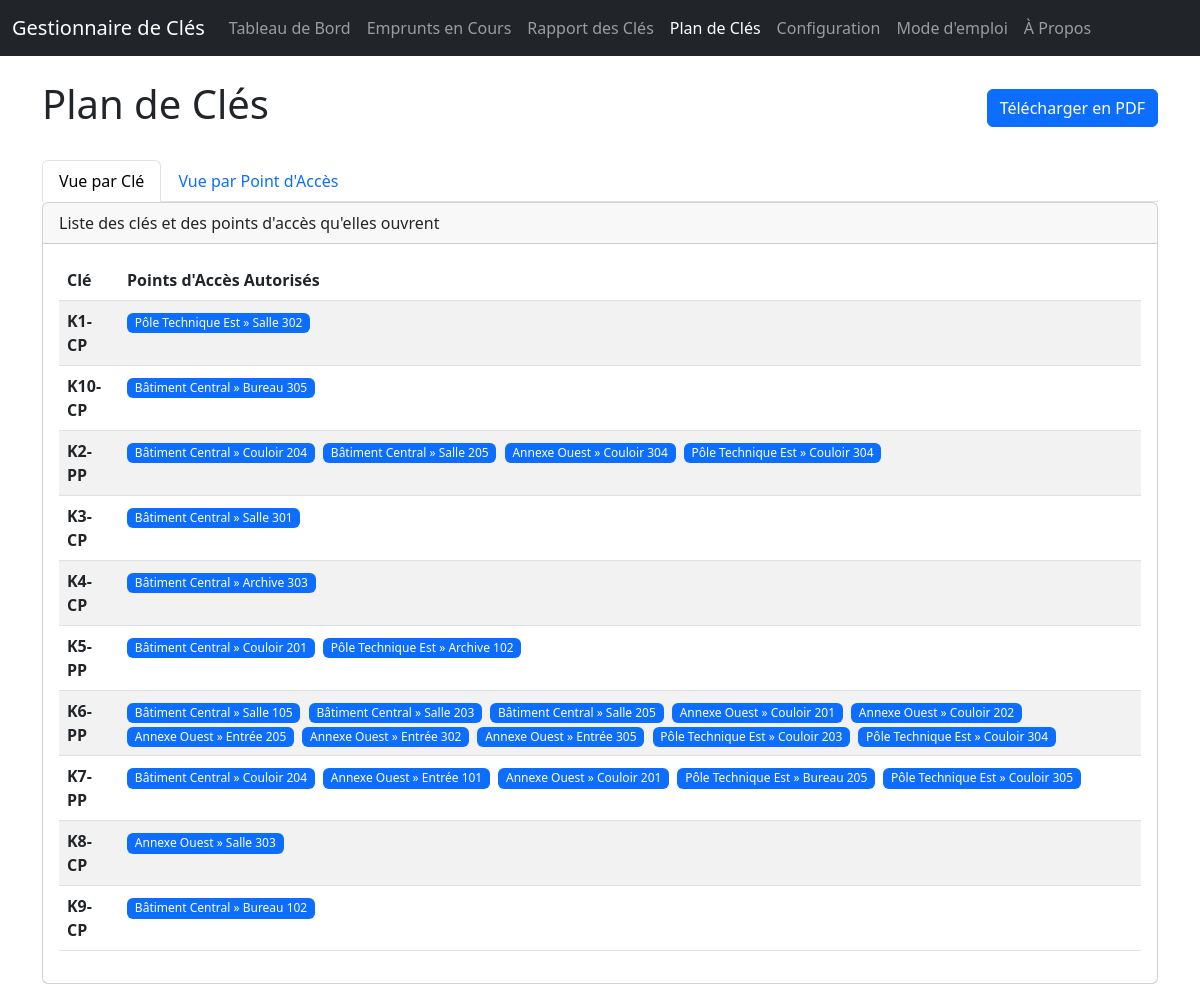
/key-plan, run on the app's committed database.
### app/main.py (models this page shows)
class Key(Base):
    __tablename__ = "keys"
    id = Column(Integer, primary_key=True, index=True)
    number = Column(String, unique=True, index=True, nullable=False)
    description = Column(String)
    quantity_total = Column(Integer, default=1)
    quantity_reserve = Column(Integer, default=0)
    storage_location = Column(String, nullable=True)
    loans = relationship("Loan", back_populates="key", cascade="all, delete-orphan")
    rooms = relationship("Room", secondary=key_room_association, back_populates="keys")

class Room(Base):
    __tablename__ = "rooms"
    id = Column(Integer, primary_key=True, index=True)
    name = Column(String, index=True, nullable=False)
    type = Column(String) # New column
    keys = relationship("Key", secondary=key_room_association, back_populates="rooms")
    building_id = Column(Integer, ForeignKey("buildings.id"))
    building = relationship("Building", back_populates="rooms")

class Building(Base):
    __tablename__ = "buildings"
    id = Column(Integer, primary_key=True, index=True)
    name = Column(String, unique=True, index=True, nullable=False)
    rooms = relationship("Room", back_populates="building", cascade="all, delete-orphan")

### app/main.py (the view)
@app.get("/key-plan", response_class=HTMLResponse)
async def view_key_plan(request: Request, db: Session = Depends(get_db)):
    keys = db.query(Key).options(joinedload(Key.rooms).joinedload(Room.building)).order_by(Key.number).all()
    buildings = db.query(Building).options(
        joinedload(Building.rooms).joinedload(Room.keys)
    ).order_by(Building.name).all()
    return templates.TemplateResponse("key_plan.html", {
        "request": request,
        "keys_data": keys,
        "buildings_data": buildings,
        "page_title": "Plan de Clés"
    })

### app/templates/key_plan.html (shortened to what this page needs)
<!DOCTYPE html>
<html lang="fr">
<head>
    <link href="https://cdn.jsdelivr.net/npm/bootstrap@5.3.0/dist/css/bootstrap.min.css" rel="stylesheet">
</head>
<body>
    {% include 'navbar.html' %}
    <main class="container" style="padding-top: 5rem;">
        <div class="d-flex justify-content-between align-items-center mb-4">
            <h1>{{ page_title }}</h1>
            <a href="/key-plan/download" class="btn btn-primary" target="_blank">Télécharger en PDF</a>
        </div>
        <ul class="nav nav-tabs" id="keyPlanTab" role="tablist">
            <li class="nav-item" role="presentation">
                <button class="nav-link active" id="by-key-tab" data-bs-toggle="tab" data-bs-target="#by-key" type="button" role="tab" aria-controls="by-key" aria-selected="true">
                    Vue par Clé
                </button>
            </li>
            <li class="nav-item" role="presentation">
                <button class="nav-link" id="by-location-tab" data-bs-toggle="tab" data-bs-target="#by-location" type="button" role="tab" aria-controls="by-location" aria-selected="false">
                    Vue par Point d'Accès
                </button>
            </li>
        </ul>
        <div class="tab-content" id="keyPlanTabContent">
            <div class="tab-pane fade show active" id="by-key" role="tabpanel" aria-labelledby="by-key-tab">
                <div class="card">
                    <div class="card-header">Liste des clés et des points d'accès qu'elles ouvrent</div>
                    <div class="card-body">
                        <table class="table table-striped">
                            <thead>
                                <tr>
                                    <th>Clé</th>
                                    <th>Points d'Accès Autorisés</th>
                                </tr>
                            </thead>
                            <tbody>
                                {% for key in keys_data %}
                                <tr>
                                    <td class="align-middle"><strong>{{ key.number }}</strong></td>
                                    <td>
                                        {% for room in key.rooms %}
                                            <span class="badge bg-primary fw-normal me-1">{{ room.building.name }} &raquo; {{ room.name }}</span>
                                        {% else %}
                                            <span class="text-muted">N/A</span>
                                        {% endfor %}
                                    </td>
                                </tr>
                                {% endfor %}
                            </tbody>
                        </table>
                    </div>
                </div>
            </div>
        </div>
    </main>
</body>
</html>

### data on the page
Key: number "K1-CP"
Room: building.name "Pôle Technique Est", name "Salle 302"
Key: number "K10-CP"
Room: building.name "Bâtiment Central", name "Bureau 305"
Key: number "K2-PP"
Room: building.name "Bâtiment Central", name "Couloir 204"
Room: building.name "Bâtiment Central", name "Salle 205"
Room: building.name "Annexe Ouest", name "Couloir 304"
Room: building.name "Pôle Technique Est", name "Couloir 304"
Key: number "K3-CP"
Room: building.name "Bâtiment Central", name "Salle 301"
Key: number "K4-CP"
Room: building.name "Bâtiment Central", name "Archive 303"
Key: number "K5-PP"
Room: building.name "Bâtiment Central", name "Couloir 201"
Room: building.name "Pôle Technique Est", name "Archive 102"
Key: number "K6-PP"
Room: building.name "Bâtiment Central", name "Salle 105"
Room: building.name "Bâtiment Central", name "Salle 203"
Room: building.name "Annexe Ouest", name "Couloir 201"
Room: building.name "Annexe Ouest", name "Couloir 202"
Room: building.name "Annexe Ouest", name "Entrée 205"
Room: building.name "Annexe Ouest", name "Entrée 302"
Room: building.name "Annexe Ouest", name "Entrée 305"
Room: building.name "Pôle Technique Est", name "Couloir 203"
Key: number "K7-PP"
Room: building.name "Annexe Ouest", name "Entrée 101"
Room: building.name "Pôle Technique Est", name "Bureau 205"
Room: building.name "Pôle Technique Est", name "Couloir 305"
Key: number "K8-CP"
Room: building.name "Annexe Ouest", name "Salle 303"
Key: number "K9-CP"
Room: building.name "Bâtiment Central", name "Bureau 102"

### other printed values
{{ page_title }} "Plan de Clés"
